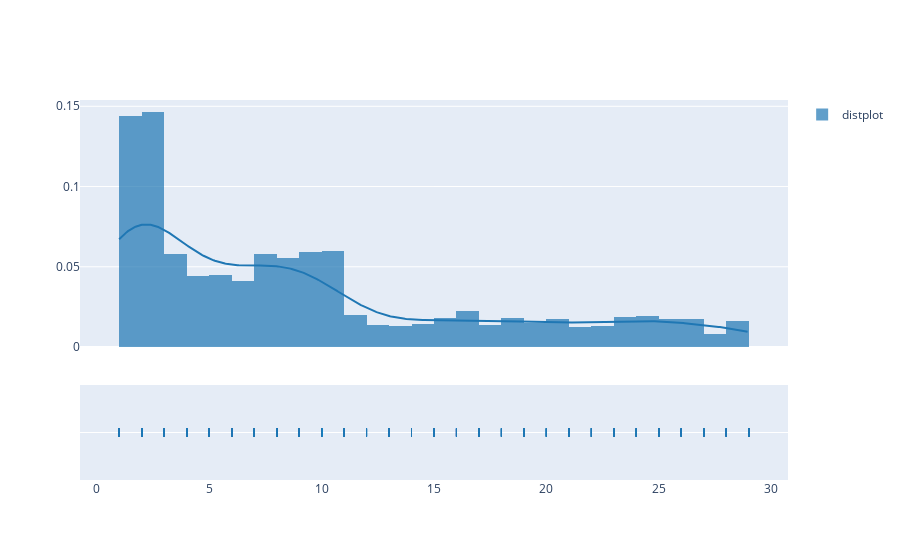

The notebook cell this image was saved under:
### Code cell
# x = np.random.randn(1000)
hist_data = [df_joined['DistanceFromHome']]
group_labels = ['distplot'] # name of the dataset

fig = ff.create_distplot(hist_data, group_labels)
fig.show()

### Figure 1 — Plotly figure (JSON) as saved in the notebook; plotly's stock layout.template omitted (floating-point values rounded to 4 significant figures; data arrays with more than 128 entries replaced by an {"elided": "..."} marker saying what was removed)
{"data": [{"autobinx": false, "histnorm": "probability density", "legendgroup": "distplot", "marker": {"color": "rgb(31, 119, 180)"}, "name": "distplot", "opacity": 0.7, "type": "histogram", "x": {"elided": "1470 int values"}, "xaxis": "x", "xbins": {"end": 29, "size": 1, "start": 1}, "yaxis": "y"}, {"legendgroup": "distplot", "marker": {"color": "rgb(31, 119, 180)"}, "mode": "lines", "name": "distplot", "showlegend": false, "type": "scatter", "x": {"elided": "500 float values"}, "xaxis": "x", "y": {"elided": "500 float values"}, "yaxis": "y"}, {"legendgroup": "distplot", "marker": {"color": "rgb(31, 119, 180)", "symbol": "line-ns-open"}, "mode": "markers", "name": "distplot", "showlegend": false, "type": "scatter", "x": {"elided": "1470 int values"}, "xaxis": "x", "y": {"elided": "1470 str values"}, "yaxis": "y2"}], "layout": {"barmode": "overlay", "hovermode": "closest", "legend": {"traceorder": "reversed"}, "xaxis": {"anchor": "y2", "domain": [0, 1], "zeroline": false}, "yaxis": {"anchor": "free", "domain": [0.35, 1], "position": 0}, "yaxis2": {"anchor": "x", "domain": [0, 0.25], "dtick": 1, "showticklabels": false}}}
